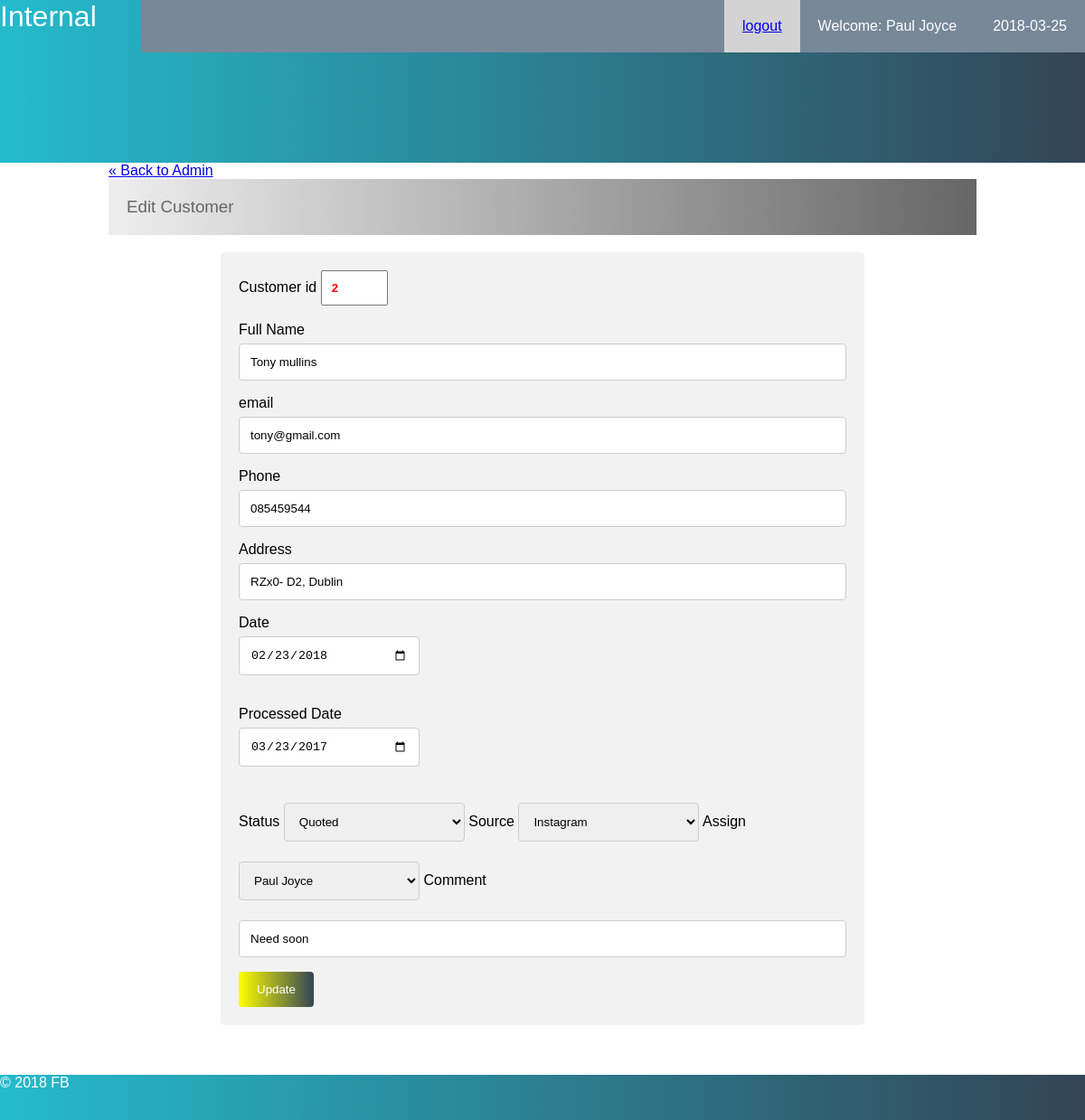
The app's page /Fb/public/customers/edit_customer.php?id=2 (signed in) with its own data.
### tables this page shows
CREATE TABLE `customers` (
  `customer_id` int(11) NOT NULL,
  `full_name` varchar(255) NOT NULL,
  `email` varchar(30) DEFAULT NULL,
  `phone` varchar(30) DEFAULT NULL,
  `address` varchar(255) DEFAULT NULL,
  `contact_date` date DEFAULT NULL,
  `status` tinyint(1) DEFAULT NULL,
  `source` varchar(85) DEFAULT NULL,
  `staff_id` int(11) DEFAULT NULL,
  `comment` varchar(255) DEFAULT NULL,
  `processed_date` date DEFAULT NULL
);

CREATE TABLE `staff` (
  `staff_id` int(6) UNSIGNED NOT NULL,
  `staff_fullname` varchar(30) NOT NULL,
  `staff_Phone` varchar(30) DEFAULT NULL,
  `staff_email` varchar(50) NOT NULL,
  `staff_password` varchar(50) NOT NULL
);

### Fb/private/auth_functions.php (called while the page is built, shortened)
<?php
function admin_logged_in(){
return isset($_SESSION['admin_id']);
}
function staff_logged_in(){
    return isset($_SESSION['staff_id']);
    }
function return_dashboard(){
    if(staff_logged_in()){
        return url_for('/public/staff/index.php');
    }
}
?>

### Fb/private/query_function.php (called while the page is built, shortened)
<?php
function find_assigned($querried_staff_id){
    global $db;
    $sql = "SELECT staff_fullname FROM staff ";
    $sql .= "WHERE staff_id = '". db_escape($db, $querried_staff_id). "'";
    $sql .= "limit 1";
    $staff_result = mysqli_query($db, $sql);
    $value = mysqli_fetch_assoc($staff_result);
    return $value['staff_fullname'];
}
function edit_customer($id){
    global $db;
    $sql = "SELECT * FROM customers WHERE customer_id ='$id'";
    $customer_result = mysqli_query($db, $sql);
    return $customer_result;
}
?>

### Fb/public/customers/edit_customer.php (the view, shortened to what this page needs)
<?php require_once("../../private/initialize.php");?>
<?php
if(!isset($_GET['id'])){
  redirect_to(return_dashboard());
}
else{
  $id = $_GET['id'];
  $customer_set = edit_customer($id);
  while($customer = mysqli_fetch_assoc($customer_set)){
    $full_name = $customer['full_name'];
    $email = $customer['email'];
    $phone = $customer['phone'] ;
    $address = $customer['address'] ;
    $contact_date = $customer['contact_date'] ;
    if ($customer['status'] == 1){
      $status = 'Quoted';
    }
    elseif ($customer['status'] == 0){
      $status = 'Ordered';
    }
    else{
      $status = 'In Process';
    }
    $source = $customer['source'] ;
    $staff_id = $customer['staff_id'] ;
    $comment = $customer['comment'] ;
    $processed_date = $customer['processed_date'];
  }
}
require_once(SHARED_PATH .'/header.php');
?>
<div class = "container">
<div class ="bread-crumb">
<a class="back_link" href="<?php echo return_dashboard(); ?>"> &laquo; Back to Admin</a>
</div>
<div class = "page-heading">
	<h3>Edit Customer </h3>
</div>
<div class="form_container">
  <form action="<?php echo url_for('public/customers/edit_customer.php?id='. h($id)); ?>" method = "post">
    <label for="id">Customer id</label>
    <input type="number" id="id" name="id" style="width:50px;color:red; font-weight: 600; padding: 10px;" value = <?php echo h($id) ?> readonly><br /><br />
     <label for="full_name">Full Name</label>
    <input type="text" id="full_name" name="full_name" value= "<?php echo h($full_name) ?>">
    <label for="email">email</label>
    <input type="text" id="email" name="email" value= "<?php echo  $email ?>">
    <label for="phone">Phone</label>
    <input type="text" id="phone" name="phone" value= "<?php echo $phone ?>">
    <label for="address">Address</label>
    <input type="text" id="address" name="address" value= "<?php echo h($address) ?>">
    <label for="date">Date</label><br />
    <input type="Date" id="date" name="start_date" value="<?php echo h($contact_date) ?>"><br /><br />
    <label for="date">Processed Date</label><br />
    <input type="Date" id="processed_date" name="processed_date" value= "<?php echo $processed_date ?>"><br /><br />
    <label for="status">Status</label>
    <select id="status" name="status">
    	<option><?php echo $status ?></option>
    </select>
    <label for="source">Source</label>
    <select id="source" name="source">
    	<option><?php echo $source ?></option>
    </select>
    <label for="assign">Assign</label>
    <select id="assign" name="assign">
    	<option><?php echo h(find_assigned($staff_id)) ; ?></option>
    </select>
    <label for="comment">Comment</label>
    <input type = "text" id="comment" name="comment" value= "<?php echo h($comment) ;?>">
    <input type="submit" value="Update">
  </form>
</div>
</div>
<link rel="stylesheet" type="text/css" href="<?php echo url_for('public/stylesheets/add_customer_style.css'); ?>">
<?php require_once(SHARED_PATH ."/footer.php");?>

### Fb/public/stylesheets/styles.css (style rules this page uses)
html { height: 100%; width: 100%; }
body { padding-top: 0px !important; font-weight: 100; font-family: sans-serif; width: 100%; margin: 0; padding: 0; }
.container { width: 80%; margin: 0 auto; min-height: 800px; }
.container h3 { margin-top: 0 !important; padding: 20px; color: #666; font-family: sans-serif; font-weight: 400; }
.page-heading { background: linear-gradient(-90deg, #666 0, #eee 100%); }
.form_process_order input[type=text], input[type=Date], select { width: 200px !important; }
.list td input[type=text], select { width: 100%; padding: 12px; border: 1px solid #ccc; border-radius: 2px; box-sizing: border-box; margin-top: 0px; margin-bottom: 10px; resize: vertical; }

### Fb/public/stylesheets/add_customer_style.css (style rules this page uses)
body { font-family: Arial, Helvetica, sans-serif; }
input[type=text], input[type=password], select, textarea { width: 100%; padding: 12px; border: 1px solid #ccc; border-radius: 4px; box-sizing: border-box; margin-top: 6px; margin-bottom: 16px; resize: vertical; }
input[type=Date] { width: 20%; padding: 12px; border: 1px solid #ccc; border-radius: 4px; box-sizing: border-box; margin-top: 6px; margin-bottom: 16px; resize: vertical; }
input[type=submit] { background: linear-gradient(-90deg, #345, yellow); color: white; padding: 12px 20px; border: none; border-radius: 4px; cursor: pointer; }
.form_container { margin: 0 auto; width:70%; border-radius: 5px; background-color: #f2f2f2; padding: 20px; }

### records on screen
customers: full_name "Tony mullins", email "tony@gmail.com", phone "085459544", address "RZx0- D2, Dublin", start_date "02/23/2018", processed_date "03/23/2017", status "Quoted", source "Instagram", assign "Paul Joyce", comment "Need soon"

### other values on screen
$_SESSION['username'] "Paul Joyce"
